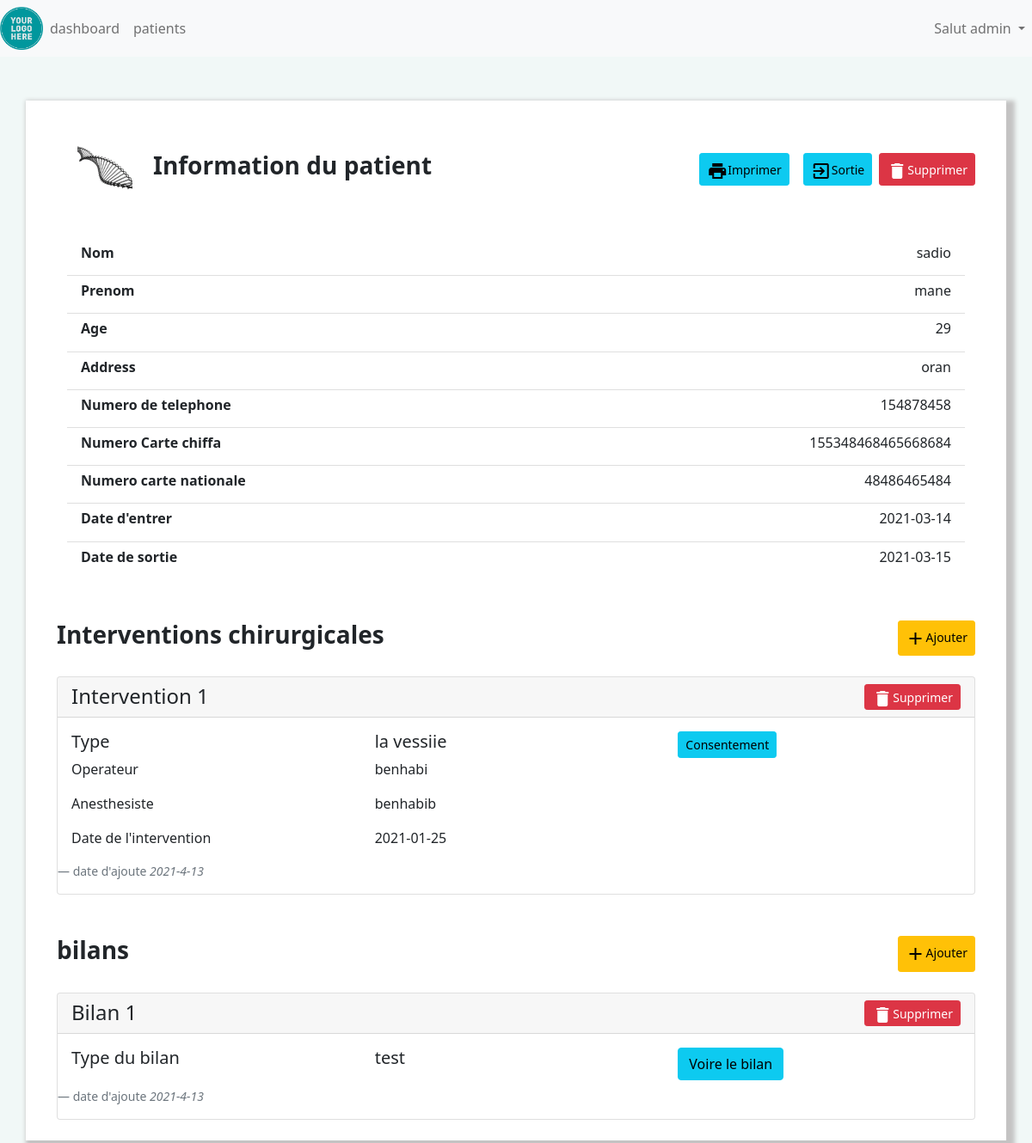
The app's page /patientShow?patient=10 (signed in) with its own data.
### clinical/models.py (models this page shows)
class Admin(db.Model,UserMixin):
    id=db.Column(db.Integer(),primary_key=True)
    username=db.Column(db.String(length=30),nullable=False)
    password=db.Column(db.String(length=30),nullable=False)

class Patient(db.Model):
    id=db.Column(db.Integer(),primary_key=True)
    firstname=db.Column(db.String(length=30),nullable=False)
    lastname=db.Column(db.String(length=30),nullable=False)
    address=db.Column(db.String(length=30),nullable=False)
    age=db.Column(db.Integer(),nullable=False)
    phone=db.Column(db.String(length=15),nullable=False)
    identitynbr=db.Column(db.Integer(),nullable=False)
    chiffanbr=db.Column(db.Integer(),nullable=False)
    date_added=db.Column(db.DateTime, default=datetime.datetime.utcnow)
    entrydate=db.Column(db.Date())
    exitdate=db.Column(db.Date())
    surgeries=db.relationship('Surgery',backref='patient_surgery',cascade="all,delete",lazy=True)
    checkups=db.relationship('Checkup',backref='patient_checkup',cascade="all,delete",lazy=True)

class Surgery(db.Model):
    id=db.Column(db.Integer(),primary_key=True)
    name=db.Column(db.String(length=30),nullable=False)
    doctor=db.Column(db.String(length=30),nullable=False)
    anesthesist=db.Column(db.String(length=30),nullable=False)
    date=db.Column(db.Date(),nullable=False)
    patient=db.Column(db.Integer(),db.ForeignKey('patient.id'))
    date_added=db.Column(db.DateTime, default=datetime.datetime.utcnow)

class Checkup(db.Model):
    id=db.Column(db.Integer(),primary_key=True)
    name=db.Column(db.String(length=30),nullable=False)
    path=db.Column(db.String(length=30),nullable=False)
    patient=db.Column(db.Integer(),db.ForeignKey('patient.id'))
    date_added=db.Column(db.DateTime, default=datetime.datetime.utcnow)

### clinical/routes.py (the view)
@app.route('/patientShow',methods=['GET','POST'])
def patientShow():
    id=request.args.get("patient")
    form=UpdateExite()
    if form.validate_on_submit():
        print('submit')
        patient=Patient.query.filter(Patient.id==id).first()
        print(patient)
        patient.exitdate=form.exitDate.data
        db.session.commit()
    print(id)
    patient=Patient.query.filter_by(id=id).first()
    if request.args.get("action") and request.args.get("action")=="delete_surgery":
        id_surgery=request.args.get("surgery")
        surgery=Surgery.query.filter_by(id=id_surgery).first()
        db.session.delete(surgery)
        db.session.commit()
        return redirect(url_for('patientShow',patient=id))
    if request.args.get("action") and request.args.get("action")=="delete_checkup":
        id_checkup=request.args.get("checkup")
        checkup=Checkup.query.filter_by(id=id_checkup).first()
        db.session.delete(checkup)
        db.session.commit()
        return redirect(url_for('patientShow',patient=id))
    if request.args.get("action") and request.args.get("action")=="delete_patient":
        print('delete patient')
        db.session.delete(patient)
        db.session.commit()
        return redirect(url_for('patients_page',page_num=1))
    if request.args.get("action") and request.args.get("action")=="exit_patient":
        patient=Patient.query.filter_by(id=id).first()
        patient.exitdate=datetime.datetime.now()
        session.commit()
        return redirect(url_for('patientShow',patient=id))
    return render_template('patientShow.html',patient=patient,form=form)

### clinical/models.py (called while the page is built)
@login_manager.user_loader
def load_user(user_id):
    return Admin.query.get(int(user_id))

### clinical/templates/patientShow.html (shortened to what this page needs)
{% extends 'base.html' %}
{% block content%}
{%if not  'print' in request.args  %}
<div style="background-color: rgb(241, 248, 247); border-style: solid; border-color: rgb(241, 248, 247) ;">
<div class="container mt-5 p-4" style="box-shadow:5px 5px 5px 5px rgb(196, 195, 195); background-color: white;">
  {%endif%}
   <div class="container">
      <div class="d-flex justify-content-between ">
        <div class="d-flex flex-row my-4">
          {%if not 'print' in request.args  %}
          <img src="../static/images/Molecular DNA.gif" class="mx-4"/>
          {% endif %}
          <h3 class="d-flex justify-content-between align-items-center"><strong>Information du patient</strong> </h3>
        </div>
         {%if not 'print' in request.args  %}
          <div class="d-flex justify-content-between align-items-center">
            <a class=" btn btn-info btn-sm d-flex justify-content-center align-content-between pt-2 mx-2 " target="_blank" href="{{url_for('patientShow',patient=patient.id,print='')}}">
              <i class="material-icons mr-1">print</i>
              <span>
                Imprimer
              </span>
            </a>
              <Button class=" btn btn-info btn-sm d-flex justify-content-center align-content-between pt-2 mx-2 " data-toggle="modal" data-target="#exampleModal" onclick="modalButtonClicked('{{patient.id}}','La date de sortie du patient','updateExit','{{patient.lastname}}','{{patient.firstname}}')">
                <i class="material-icons mr-1"> exit_to_app</i>
                <span>
                  Sortie
                </span></Button>
              <Button class=" btn btn-danger btn-sm d-flex justify-content-center align-content-between pt-2 " data-toggle="modal" data-target="#Modal" onclick="deleteButtonClicked({{ patient.id}},'{{ patient.lastname }}','patient')">
                <i class="material-icons mr-1">delete</i>
                <span>
                  Supprimer
                </span></Button>
          </div>
        {% endif%}
      </div>
      <div class="container ">
      <ul class="list-group mt-4 list-group-flush">
         <li class="list-group-item d-flex justify-content-between align-items-center">
            <h6><strong >Nom</strong></h6> <h6>{{patient.firstname}}</h6>
         </li>
         <li class="list-group-item d-flex justify-content-between align-items-center">
            <h6><strong >Prenom</strong></h6> <h6>{{patient.lastname}}</h6>
         </li>
         <li class="list-group-item d-flex justify-content-between align-items-center">
            <h6><strong >Age</strong></h6> <h6>{{patient.age}}</h6>
         </li>
         <li class="list-group-item d-flex justify-content-between align-items-center">
            <h6><strong >Address</strong></h6> <h6>{{patient.address}}</h6>
         </li>
         <li class="list-group-item d-flex justify-content-between align-items-center">
            <h6><strong >Numero de telephone</strong></h6> <h6>{{patient.phone}}</h6>
         </li>
         <li class="list-group-item d-flex justify-content-between align-items-center">
            <h6><strong >Numero Carte chiffa</strong></h6> <h6>{{patient.chiffanbr}}</h6>
         </li>
         <li class="list-group-item d-flex justify-content-between align-items-center">
            <h6><strong >Numero carte nationale</strong></h6> <h6>{{patient.identitynbr}}</h6>
         </li>
         <li class="list-group-item d-flex justify-content-between align-items-center">
            <h6><strong >Date d'entrer</strong></h6> <h6>{%if not patient.entrydate%}
               la date n'est pas specifie
            {%else %}
            {{patient.entrydate}}
            {%endif%}</h6>
         </li>
         <li class="list-group-item d-flex justify-content-between align-items-center">
            <h6><strong >Date de sortie</strong></h6> <h6>{%if not patient.exitdate%}
               la date n'est pas specifie
            {%else %}
            {{patient.exitdate}}
            {%endif%}</h6>
         </li>
       </ul>
      </div>
   </div>
   <div class="container mt-5">
      <div class="d-flex justify-content-between"><h3>
         <strong>Interventions chirurgicales</strong> </h3>
         {%if not 'print' in request.args  %}
         <a class=" btn btn-warning btn-sm d-flex justify-content-center align-content-between pt-2 "  type="submit" href="{{url_for('register_surgery',patient=patient.id)}}"">
          <i class="material-icons mr-1">add</i>
          <span>
            Ajouter
          </span></a>
         {%endif%}
      </div>
        {% for  i in patient.surgeries %}
      <div class="card mt-4">
         <h4 class="card-header"><div class="d-flex justify-content-between">Intervention {{loop.index}}
          {%if not 'print' in request.args  %}
          <a class=" btn btn-danger btn-sm d-flex justify-content-center align-content-between pb-0 "  data-toggle="modal" data-target="#Modal"
          onclick="deleteButtonClicked({{ patient.id}},'{{ i.name }}','surgery',{{ i.id}})">
            <i class="material-icons mr-1">delete</i>
            <span>
              Supprimer
            </span></a>
          {% endif%}
         </div></h4>
         <div class="card-body">
           <div class="row">
              <div class="col">
                <h5 class="card-title">Type </h5>
                <p class="card-text">Operateur</p>
                <p class="card-text">Anesthesiste</p>
                <p class="card-text">Date de l'intervention</p>
              </div>
              <div class="col">
                <h5 class="card-title">{{i.name}}</h5>
                <p>{{i.doctor}}</p>
                <p>{{i.anesthesist}}</p>
                <p>{{i.date}}</p>
              </div>
              <div class="col-sm">
                {%if not 'print' in request.args  %}
                <Button class="btn btn-info btn-sm"  data-toggle="modal" data-target="#exampleModal"
                onclick="modalButtonClicked('{{patient.id}}','Consentement','consent','{{patient.lastname}}','{{patient.firstname}}','{{i.doctor}}')">Consentement</Button>
                {%endif%}
              </div>
           </div>
         </div>
         <footer class="blockquote-footer">date d'ajoute <cite title="Source Title">{{i.date_added.year }}-{{i.date_added.month }}-{{i.date_added.day }}</cite></footer>
      </div>
         {% else%}
           Ce patient n'a aucune itervention
        {% endfor %}
   </div>
   <div class="container mt-5">
      <div class="d-flex justify-content-between">
         <h3><strong>bilans</strong> </h3>
         {%if not 'print' in request.args  %}
         <a class=" btn btn-warning btn-sm d-flex justify-content-center align-content-between pt-2 "  type="submit"href="{{url_for('register_checkup',patient=patient.id)}}"">
          <i class="material-icons mr-1">add</i>
          <span>
            Ajouter
          </span></a>
          {%endif%}
      </div>
   {% for i in patient.checkups%}
   <div class="card mt-4">
      <h4 class="card-header">
         <div class="d-flex justify-content-between">
         Bilan {{loop.index}}
         {%if not 'print' in request.args  %}
          <a class=" btn btn-danger btn-sm d-flex justify-content-center align-content-between pb-0 " data-toggle="modal" data-target="#Modal"
          onclick="deleteButtonClicked('{{ patient.id}}','{{ i.name }}','checkup','{{i.id}}')">
            <i class="material-icons mr-1">delete</i>
            <span>
              Supprimer
            </span></a>
          {%endif%}
      </div>
   </h4>
      <div class="card-body">
        <div class="row">
          <div class="col-sm">
            <h5 class="card-title">Type du bilan</h5>
          </div>
          <div class="col-sm">
            <h5 class="card-title"> {{i.name}}</h5>
          </div>
          <div class="col-sm">
            {%if not 'print' in request.args  %}
            <a type="button" class="btn btn-info" data-toggle="modal" data-target="#exampleModal" onclick="modalButtonClicked('{{ i.path }}','{{ i.name}}','bilan')" >
            Voire le bilan
            </a>
            {% endif%}
      </div>
    </div>
      </div>
      <footer class="blockquote-footer pt-2">date d'ajoute <cite title="Source Title">{{i.date_added.year }}-{{i.date_added.month }}-{{i.date_added.day }}</cite></footer>
   </div>
      {% else%}
         Ce patient n'a aucun billan
   {% endfor%}
   </div>
</div>
{% endblock%}

### clinical/templates/navbar.html (shortened to what this page needs)
<nav class="navbar navbar-expand-lg navbar-light bg-light">
  <img src="../static/images/yourlogo2.png" style="max-width: 50px; max-height: 50px;"/>
  <div class="collapse navbar-collapse justify-content-between" id="navbarSupportedContent">
    <ul class="navbar-nav mr-auto">
      <li class="nav-item active">
        <a class="nav-link" href="{{url_for('dashboard_page')}}">dashboard </a>
      </li>
      <li class="nav-item">
        <a class="nav-link" href="{{url_for('patients_page',page_num=1)}}">patients</a>
      </li>
    </ul>
    {% if current_user.is_authenticated %}
    <ul class="navbar-nav ">
      <li class="nav-item dropdown">
        <a class="nav-link dropdown-toggle" href="#" id="navbarDropdown" role="button" data-toggle="dropdown" aria-haspopup="true" aria-expanded="false">
          Salut {{current_user.username}}
        </a>
      </li>
    </ul>
    {%endif%}
  </div>
</nav>

### clinical/static/styles/style.css (style rules this page uses)
body { background-color: #fff; }

### records on screen
Admin: username "admin"
Patient: firstname "sadio", lastname "mane", age "29", address "oran", phone "154878458", chiffanbr "155348468465668684", identitynbr "48486465484", entrydate "2021-03-14", exitdate "2021-03-15"
Surgery: name "la vessiie", doctor "benhabi", anesthesist "benhabib", date "2021-01-25", date_added.year "2021", date_added.month "4", date_added.day "13"
Checkup: name "test", date_added.year "2021", date_added.month "4", date_added.day "13"
